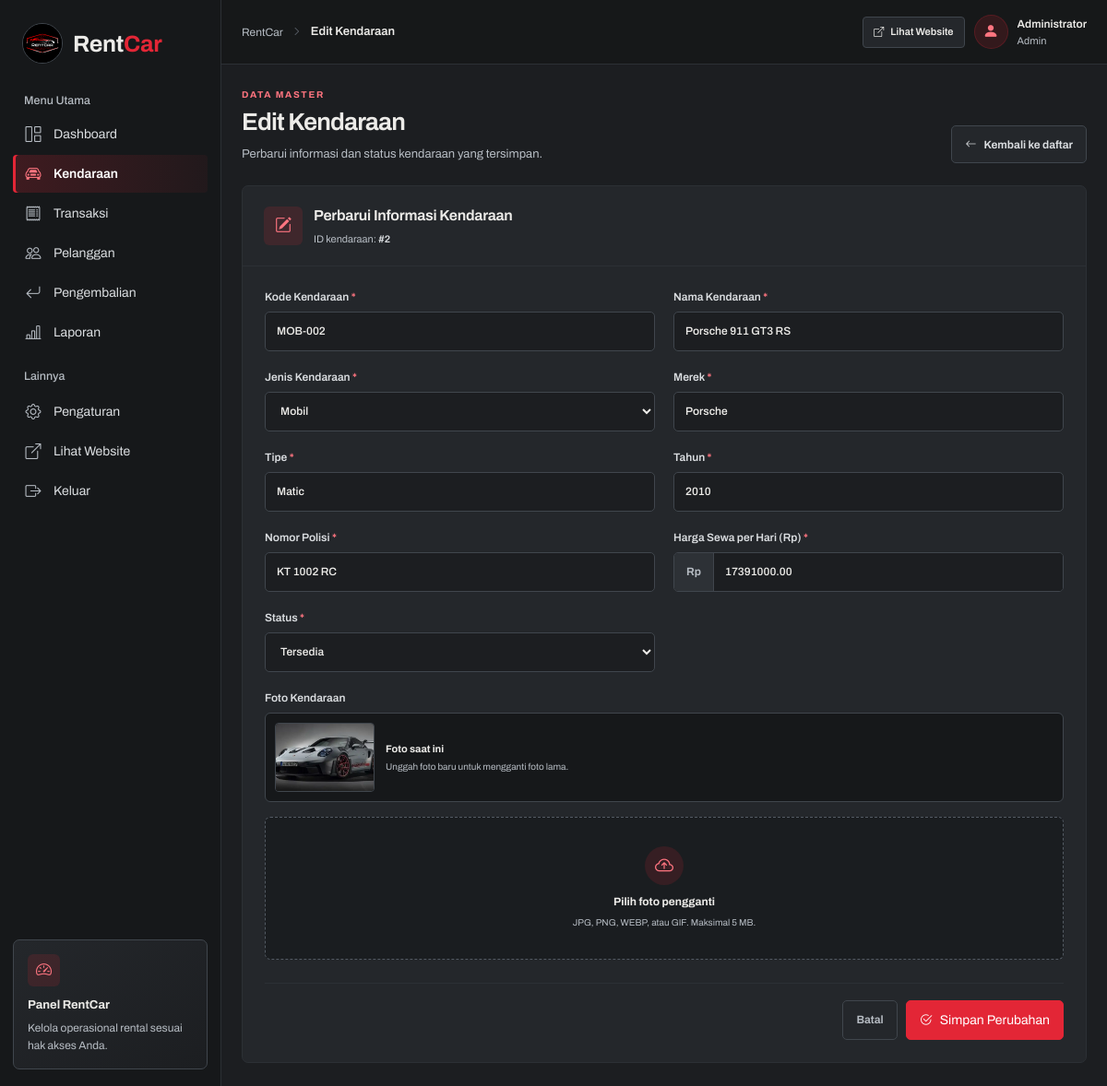
The page /admin/edit_kendaraan.php?id=2 (signed in) on the database its author committed.
### tables this page shows
CREATE TABLE `kendaraan` (
  `id_kendaraan` int(10) UNSIGNED NOT NULL,
  `kode_kendaraan` varchar(20) NOT NULL,
  `nama_kendaraan` varchar(100) NOT NULL,
  `jenis` enum('Mobil','Motor') NOT NULL,
  `merk` varchar(50) NOT NULL,
  `tipe` varchar(50) NOT NULL,
  `tahun` year(4) NOT NULL,
  `nomor_polisi` varchar(20) NOT NULL,
  `harga_sewa` decimal(12,2) NOT NULL DEFAULT 0.00,
  `status` enum('Tersedia','Dipesan','Disewa','Perawatan') NOT NULL DEFAULT 'Tersedia',
  `foto` varchar(255) DEFAULT NULL,
  `catatan` text DEFAULT NULL,
  `created_at` timestamp NOT NULL DEFAULT current_timestamp(),
  `updated_at` timestamp NOT NULL DEFAULT current_timestamp() ON UPDATE current_timestamp()
);

### admin/edit_kendaraan.php (the view, shortened to what this page needs)
<?php
require_once __DIR__ . '/../config/koneksi.php';
require_once __DIR__ . '/../config/kendaraan_helper.php';
mysqli_set_charset($koneksi, 'utf8mb4');
$id = filter_input(INPUT_GET, 'id', FILTER_VALIDATE_INT);
$id = (int) ($id ?: ($_POST['id_kendaraan'] ?? 0));
try {
    $findStmt = $koneksi->prepare(
        'SELECT
            id_kendaraan,
            kode_kendaraan,
            nama_kendaraan,
            jenis,
            merk,
            tipe,
            tahun,
            nomor_polisi,
            harga_sewa,
            status,
            foto
         FROM kendaraan
         WHERE id_kendaraan = ?
         LIMIT 1'
    );
    $findStmt->bind_param('i', $id);
    $findStmt->execute();
    $vehicle = $findStmt->get_result()->fetch_assoc();
} catch (Throwable $exception) {
    $vehicle = null;
}
$formData = [
    'kode_kendaraan' => (string) $vehicle['kode_kendaraan'],
    'nama_kendaraan' => (string) $vehicle['nama_kendaraan'],
    'jenis' => (string) $vehicle['jenis'],
    'merk' => (string) $vehicle['merk'],
    'tipe' => (string) $vehicle['tipe'],
    'tahun' => (string) $vehicle['tahun'],
    'nomor_polisi' => (string) ($vehicle['nomor_polisi'] ?? ''),
    'harga_sewa' => (string) $vehicle['harga_sewa'],
    'status' => (string) $vehicle['status'],
];
$currentPhotoUrl = kh_photo_url($vehicle['foto'] ?? '');
?>
<section class="vehicle-page-heading">
    <div>
        <div class="vehicle-eyebrow">DATA MASTER</div>
        <h1>Edit Kendaraan</h1>
        <p>Perbarui informasi dan status kendaraan yang tersimpan.</p>
    </div>
    <a href="kendaraan.php" class="vehicle-btn vehicle-btn-secondary">
        <i class="bi bi-arrow-left"></i>
        <span>Kembali ke daftar</span>
    </a>
</section>
<section class="vehicle-form-panel">
    <div class="vehicle-form-heading">
        <span class="vehicle-form-icon"><i class="bi bi-pencil-square"></i></span>
        <div>
            <h2>Perbarui Informasi Kendaraan</h2>
            <p>ID kendaraan: <strong>#<?= (int) $vehicle['id_kendaraan']; ?></strong></p>
        </div>
    </div>
    <form
        method="post"
        action="edit_kendaraan.php?id=<?= (int) $id; ?>"
        enctype="multipart/form-data"
        class="vehicle-form"
    >
        <div class="vehicle-form-grid">
            <label class="vehicle-form-field">
                <span>Kode Kendaraan <b>*</b></span>
                <input
                    type="text"
                    name="kode_kendaraan"
                    value="<?= kh_h($formData['kode_kendaraan']); ?>"
                    maxlength="20"
                    required
                >
            </label>
            <label class="vehicle-form-field">
                <span>Nama Kendaraan <b>*</b></span>
                <input
                    type="text"
                    name="nama_kendaraan"
                    value="<?= kh_h($formData['nama_kendaraan']); ?>"
                    maxlength="100"
                    required
                >
            </label>
            <label class="vehicle-form-field">
                <span>Jenis Kendaraan <b>*</b></span>
                <select name="jenis" required>
                    <option value="Mobil" <?= $formData['jenis'] === 'Mobil' ? 'selected' : ''; ?>>Mobil</option>
                </select>
            </label>
            <label class="vehicle-form-field">
                <span>Merek <b>*</b></span>
                <input
                    type="text"
                    name="merk"
                    value="<?= kh_h($formData['merk']); ?>"
                    maxlength="50"
                    required
                >
            </label>
            <label class="vehicle-form-field">
                <span>Tipe <b>*</b></span>
                <input
                    type="text"
                    name="tipe"
                    value="<?= kh_h($formData['tipe']); ?>"
                    maxlength="50"
                    required
                >
            </label>
            <label class="vehicle-form-field">
                <span>Tahun <b>*</b></span>
                <input
                    type="number"
                    name="tahun"
                    value="<?= kh_h($formData['tahun']); ?>"
                    min="1901"
                    max="<?= (int) date('Y') + 1; ?>"
                    required
                >
            </label>
            <label class="vehicle-form-field">
                <span>Nomor Polisi <b>*</b></span>
                <input
                    type="text"
                    name="nomor_polisi"
                    value="<?= kh_h($formData['nomor_polisi']); ?>"
                    maxlength="20"
                    required
                >
            </label>
            <label class="vehicle-form-field">
                <span>Harga Sewa per Hari (Rp) <b>*</b></span>
                <div class="vehicle-input-prefix">
                    <span>Rp</span>
                    <input
                        type="number"
                        name="harga_sewa"
                        value="<?= kh_h($formData['harga_sewa']); ?>"
                        min="0.01"
                        max="9999999999.99"
                        step="0.01"
                        required
                    >
                </div>
            </label>
            <label class="vehicle-form-field">
                <span>Status <b>*</b></span>
                <select name="status" required>
                    <?php foreach (['Tersedia', 'Disewa', 'Perawatan'] as $statusOption) : ?>
                        <option value="<?= kh_h($statusOption); ?>" <?= $formData['status'] === $statusOption ? 'selected' : ''; ?>>
                            <?= kh_h($statusOption); ?>
                        </option>
                    <?php endforeach; ?>
                </select>
            </label>
            <div class="vehicle-form-field vehicle-photo-field">
                <span>Foto Kendaraan</span>
                <?php if ($currentPhotoUrl) : ?>
                    <div class="vehicle-existing-photo" data-existing-photo>
                        <img src="<?= kh_h($currentPhotoUrl); ?>" alt="Foto <?= kh_h($vehicle['nama_kendaraan']); ?>">
                        <div>
                            <strong>Foto saat ini</strong>
                            <small>Unggah foto baru untuk mengganti foto lama.</small>
                        </div>
                    </div>
                <?php endif; ?>
                <label class="vehicle-upload-box" for="fotoKendaraan">
                    <span class="vehicle-upload-icon"><i class="bi bi-cloud-arrow-up"></i></span>
                    <strong>Pilih foto pengganti</strong>
                    <small>JPG, PNG, WEBP, atau GIF. Maksimal 5 MB.</small>
                </label>
            </div>
        </div>
        <div class="vehicle-form-footer">
            <a href="kendaraan.php" class="vehicle-btn vehicle-btn-quiet">Batal</a>
            <button type="submit" class="vehicle-btn vehicle-btn-primary">
                <i class="bi bi-check2-circle"></i>
                Simpan Perubahan
            </button>
        </div>
    </form>
</section>

### assets/css/edit-kendaraan.css (style rules this page uses)
.vehicle-form-panel { max-width: 1120px; }
.vehicle-existing-photo { border-color: var(--line); background: var(--bg-side); }

### rows shown on the page
kendaraan: id_kendaraan "2", kode_kendaraan "MOB-002", nama_kendaraan "Porsche 911 GT3 RS", jenis "Mobil", merk "Porsche", tipe "Matic", tahun "2010", nomor_polisi "KT 1002 RC", harga_sewa "17391000.00", foto (picture)

### other values the page prints
kh_h($navItem['label']) "Dashboard"
kh_h($navItem['label']) "Kendaraan"
kh_h($navItem['label']) "Transaksi"
kh_h($navItem['label']) "Pelanggan"
kh_h($navItem['label']) "Pengembalian"
kh_h($navItem['label']) "Laporan"
kh_h($title) "Edit Kendaraan"
kh_h($namaPengguna) "Administrator"
kh_h(ucfirst($level)) "Admin"
form field status "Tersedia"
